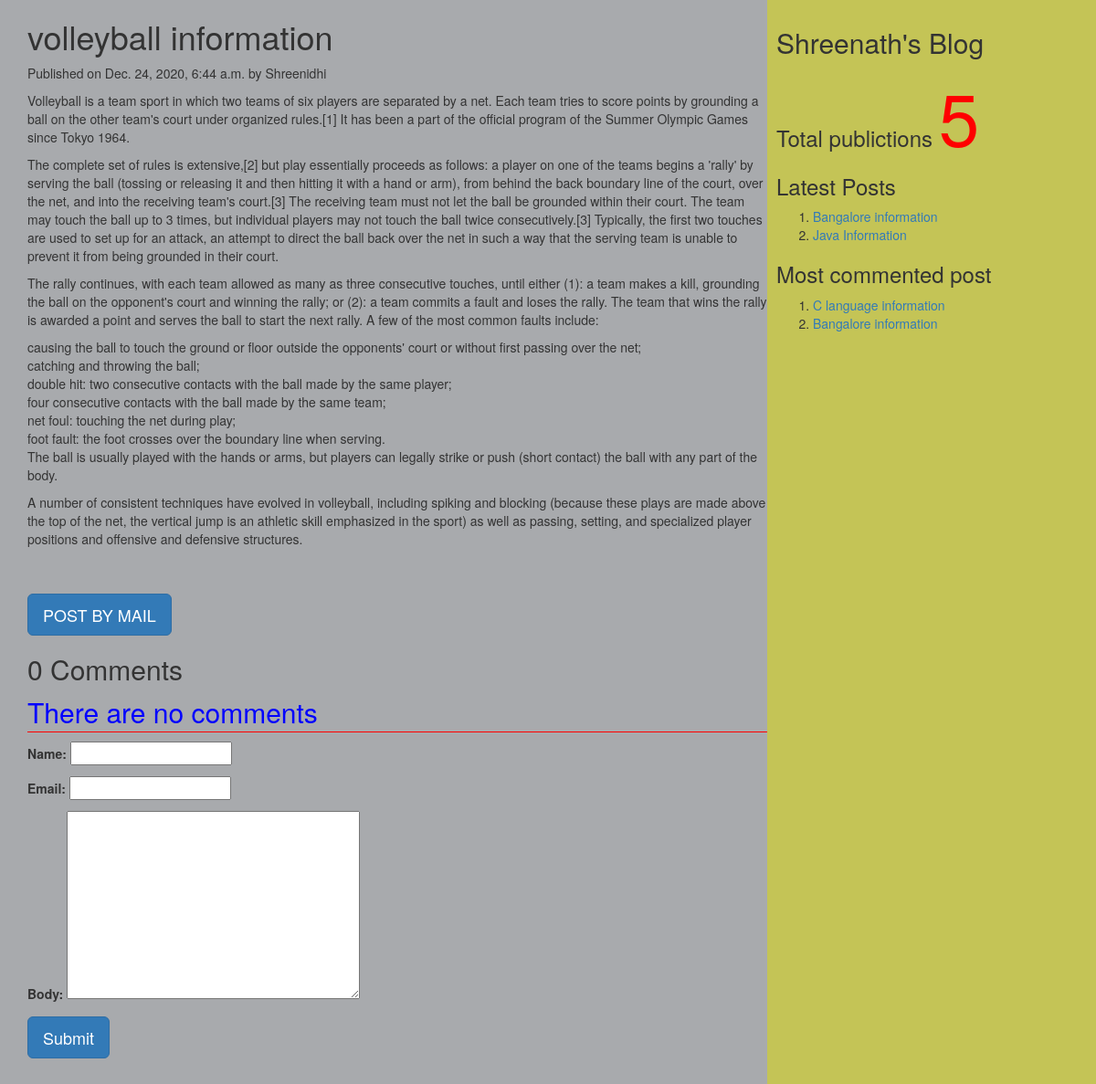
The page /2020/12/24/volleyball-information on the database its author committed.
### myApp/models.py (models this page shows, shortened)
class Post(models.Model):
          tags=TaggableManager()
          STATUS_CHOICES=(('draft','Draft'),('published','Published'))
          title=models.CharField(max_length=256)
          slug=models.SlugField(max_length=264,unique_for_date='publish')
          author=models.ForeignKey(User,related_name='blog_posts',on_delete= models.CASCADE)
          body=models.TextField()
          publish=models.DateTimeField(default=timezone.now)
          created=models.DateTimeField(auto_now_add=True)
          updated=models.DateTimeField(auto_now=True)
          status= models.CharField(max_length=10,choices=STATUS_CHOICES,default='draft')
          objects=CustomManager()
          class Meta:
                ordering=('-publish',)
          def get_absolute_url(self):
                return reverse('post_detail',args=[self.publish.year,self.publish.strftime('%m'),self.publish.strftime('%d'),self.slug])

### myApp/views.py (the view, shortened to what this page needs)
# urls.py: url(r'(?P<year>\d{4})/(?P<month>\d{2})/(?P<day>\d{2})/(?P<post>[-\w]+)',views.post_detail_view,name='post_detail'),
def post_detail_view(request,year,month,day,post):
    post=get_object_or_404(Post,slug=post,publish__year=year,publish__month=month,publish__day=day)
    comments=post.comments.filter(active=True)
    csubmit=False
    form=CommentForm()
    d={'post':post,'form':form,'csubmit':csubmit,'comments':comments}
    return render(request,'myApp/post_detail.html',d)

### myApp/forms.py
class CommentForm(forms.ModelForm):
    class Meta:
        model=Comment
        fields=('name','email','body')

### myApp/models.py (called while the page is built)
    def get_queryset(self):
        return super().get_queryset().filter(status='published')

### myApp/templatetags/mytags.py (called while the page is built)
@register.simple_tag
def total_posts():
    return Post.objects.count()

@register.inclusion_tag('myApp/latest_post.html')
def show_latest_posts(count=3):
    latest_posts=Post.objects.order_by('-publish')[:count]
    return {'latest_posts':latest_posts}

@register.simple_tag
def get_most_commented_posts(count=2):
    return Post.objects.annotate(total_comments=Count('comments')).order_by('-total_comments')[:count]

### templates/myApp/post_detail.html (shortened to what this page needs)
<html>
    {%extends 'myApp/parent.html'%}
        {%block content_block%}
        <h1>{{post.title}}</h1>
        <p>Published on {{post.publish}} by {{post.author|title}}</p>
        {{post.body|linebreaks}} <br><br>
        <a href="/{{post.id}}/share" class='btn btn-lg btn-primary'>POST BY MAIL</a>
        {%with comments.count as comments_count%}
        <h2>{{comments_count}} Comment{{comments_count|pluralize}}</h2>
        {%endwith%}
        {%if comments%}
         {%for c in comments%}
         <p>Comment {{forloop.counter}} by {{c.name}}</p>
        <div>{{c.body|linebreaks}}</div>
        <hr>
        {%endfor%}
        {%else%}
         <p style="color:blue;font-size:30px;font-style:bold;border-bottom:1px red solid;">There are no comments</p>
        {%endif%}
         {%if csubmit%}
         <h2>Thank you..Your comment has been added successfully!!</h2>
         {%else%}
         <form  method="post">
           {{form.as_p}}
           <input type="submit" class='btn btn-lg btn-primary' value="Submit">
         </form>
         {%endif%}
        {%endblock%}

### templates/myApp/parent.html (shortened to what this page needs)
<html>
{%load mytags%}
    <head>
        <link rel="stylesheet" href="https://maxcdn.bootstrapcdn.com/bootstrap/3.3.7/css/bootstrap.min.css">
    </head>
    <body>
        <div class="content" style="width:70%;float:left;background-color:a8aaad;height:300%;padding:0 0 0 30px">
              {%block content_block%}
              {%endblock%}
        </div>
        <div class="sidebar" style="width:30%;float:right;background-color:#c4c456;height:300%;padding:10px">
            <h2>Shreenath's Blog</h2>
            <h3>Total publictions
              <span style="color:red;font-size:80px">
              {%total_posts%}</span>
              <h3>Latest Posts</h3>
              {% show_latest_posts 2 %}
              <h3>Most commented post</h3>
              {%get_most_commented_posts as m%}
              <ol>
                {%for post in m%}
                <li><a href="{{post.get_absolute_url}}">{{post.title}}</a></li>
                {%endfor%}
              </ol>
            </h3>
        </div>
    </body>
</html>

### templates/myApp/latest_post.html
<!DOCTYPE html>
<html lang="en" dir="ltr">
  <body>
    <ol>
    {%for post in latest_posts%}
    <li><a href="{{post.get_absolute_url}}">{{post.title}}</a></li>
    {%endfor%}
    </ol>
  </body>
</html>

### rows shown on the page
Post: title "volleyball information", publish "Dec. 24, 2020, 6:44 a.m.", author "Shreenidhi", body "Volleyball is a team sport in which two teams of six players are separated by a net. Each team tries to score points by grounding a ball on the other team's court under organized rules.[1] It has been a part of the official program of the Summer Olympic Games since Tokyo 1964. The complete set of rules is extensive,[2] but play essentially proceeds as follows: a player on one of the teams begins a 'rally' by serving the ball (tossing or releasing it and then hitting it with a hand or arm), from behind the back boundary line of the court, over the net, and into the receiving team's court.[3] The receiving team must not let the ball be grounded within their court. The team may touch the ball…"
Post: title "Bangalore information"
Post: title "Java Information"
Post: title "C language information"

### other values the page prints
{{ comments_count }} "0"
